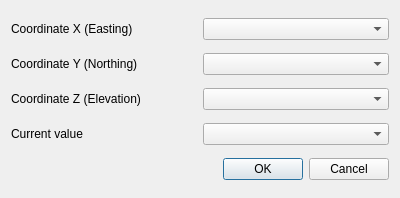
<?xml version="1.0" encoding="UTF-8"?>
<ui version="4.0">
 <class>Dialog</class>
 <widget class="QDialog" name="Dialog">
  <property name="geometry">
   <rect>
    <x>0</x>
    <y>0</y>
    <width>400</width>
    <height>198</height>
   </rect>
  </property>
  <property name="windowTitle">
   <string>Set available values</string>
  </property>
  <layout class="QGridLayout" name="gridLayout">
   <item row="6" column="0" colspan="2">
    <widget class="QDialogButtonBox" name="buttonBox">
     <property name="orientation">
      <enum>Qt::Horizontal</enum>
     </property>
     <property name="standardButtons">
      <set>QDialogButtonBox::Cancel|QDialogButtonBox::Ok</set>
     </property>
    </widget>
   </item>
   <item row="0" column="0">
    <widget class="QLabel" name="label_x">
     <property name="text">
      <string>Coordinate X (Easting)</string>
     </property>
    </widget>
   </item>
   <item row="0" column="1">
    <widget class="QComboBox" name="comboBox_x"/>
   </item>
   <item row="1" column="0">
    <widget class="QLabel" name="label_y">
     <property name="text">
      <string>Coordinate Y (Northing)</string>
     </property>
    </widget>
   </item>
   <item row="1" column="1">
    <widget class="QComboBox" name="comboBox_y"/>
   </item>
   <item row="2" column="1">
    <widget class="QComboBox" name="comboBox_z"/>
   </item>
   <item row="2" column="0">
    <widget class="QLabel" name="label_z">
     <property name="text">
      <string>Coordinate Z (Elevation)</string>
     </property>
    </widget>
   </item>
   <item row="3" column="0">
    <widget class="QLabel" name="label_value">
     <property name="text">
      <string>Current value</string>
     </property>
    </widget>
   </item>
   <item row="3" column="1">
    <widget class="QComboBox" name="comboBox_values"/>
   </item>
  </layout>
 </widget>
 <resources/>
 <connections>
  <connection>
   <sender>buttonBox</sender>
   <signal>accepted()</signal>
   <receiver>Dialog</receiver>
   <slot>accept()</slot>
   <hints>
    <hint type="sourcelabel">
     <x>248</x>
     <y>254</y>
    </hint>
    <hint type="destinationlabel">
     <x>157</x>
     <y>274</y>
    </hint>
   </hints>
  </connection>
  <connection>
   <sender>buttonBox</sender>
   <signal>rejected()</signal>
   <receiver>Dialog</receiver>
   <slot>reject()</slot>
   <hints>
    <hint type="sourcelabel">
     <x>316</x>
     <y>260</y>
    </hint>
    <hint type="destinationlabel">
     <x>286</x>
     <y>274</y>
    </hint>
   </hints>
  </connection>
  <connection>
   <sender>comboBox_x</sender>
   <signal>currentIndexChanged(QString)</signal>
   <receiver>Dialog</receiver>
   <slot>comboBoxChanged(QString)</slot>
   <hints>
    <hint type="sourcelabel">
     <x>298</x>
     <y>21</y>
    </hint>
    <hint type="destinationlabel">
     <x>199</x>
     <y>98</y>
    </hint>
   </hints>
  </connection>
  <connection>
   <sender>comboBox_y</sender>
   <signal>currentIndexChanged(QString)</signal>
   <receiver>Dialog</receiver>
   <slot>comboBoxChanged(QString)</slot>
   <hints>
    <hint type="sourcelabel">
     <x>298</x>
     <y>59</y>
    </hint>
    <hint type="destinationlabel">
     <x>199</x>
     <y>98</y>
    </hint>
   </hints>
  </connection>
  <connection>
   <sender>comboBox_values</sender>
   <signal>currentIndexChanged(QString)</signal>
   <receiver>Dialog</receiver>
   <slot>comboBoxChanged(QString)</slot>
   <hints>
    <hint type="sourcelabel">
     <x>298</x>
     <y>135</y>
    </hint>
    <hint type="destinationlabel">
     <x>199</x>
     <y>98</y>
    </hint>
   </hints>
  </connection>
  <connection>
   <sender>comboBox_z</sender>
   <signal>currentIndexChanged(QString)</signal>
   <receiver>Dialog</receiver>
   <slot>comboBoxChanged(QString)</slot>
   <hints>
    <hint type="sourcelabel">
     <x>298</x>
     <y>97</y>
    </hint>
    <hint type="destinationlabel">
     <x>199</x>
     <y>98</y>
    </hint>
   </hints>
  </connection>
 </connections>
 <slots>
  <slot>comboBoxChanged(QString)</slot>
 </slots>
</ui>
